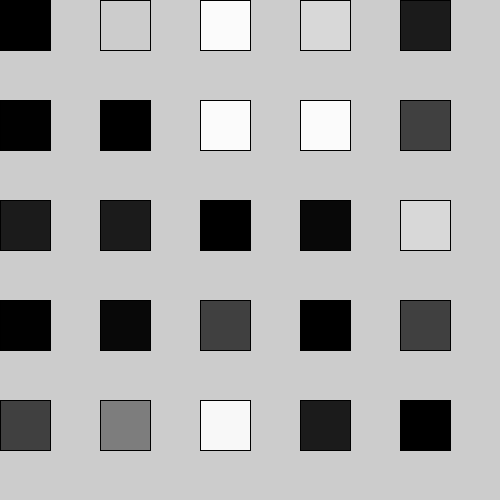
Frame 1 (no input)
Frame 2 (the mouse pressed at the canvas centre, redrawn once): identical to frame 1, image omitted

The Processing sketch that drew this single still picture (run headless with seeded random() and noise(); the mouse was pressed at the canvas centre and the sketch redrawn once):

// Processing sketch: Floyd_s_Alg
// ── Floyd_s_Alg.pde
final static int I = Integer.MAX_VALUE;

final int[][] W = {{0, 1, I, 1, 5},
              {9, 0, 3, 2, I},
              {I, I, 0, 4, I},
              {I, I, 2, 0, 3},
              {3, I, I, I, 0}};
int[][] D = new int[5][5];

void setup() {
  size(500, 500);
  noLoop();
  rectMode(CORNER);
}

void draw() {
  floyd(5, W, D);
}

// Floyd's algorithm that computes the lengths of the shortest paths.
// Implement this method. Use the pseudocode to help you.
public void floyd(int n, final int[][] W, int[][] D){
  int i, j, k;
  D = W;
  for(k = 0; k < n; k++ ) {
    for(i = 0; i < n; i++) {
      for(j = 0; j < n; j++) {
        if(D[i][k] == I || D[k][j] == I) {
          D[i][j] = D[i][j];
        }
        else {
          D[i][j] = min(D[i][j], D[i][k] + D[k][j]);
        }
      }
    }
    System.out.println();
    printArr(5, D);
    displayArr(5, D); 
  }
}
  
// Helper method that prints an array.
private void printArr(int n, int[][] arr) {
  for(int i = 0; i < n; i++) {
    System.out.print("[");
    for(int j = 0; j < n; j++) {
      if(arr[i][j] >= I)
        System.out.print("I" + " ");
      else
        System.out.print(arr[i][j] + " ");
    }
    System.out.println("]");
    
  }
}

void displayArr(int n, int[][] arr) {
  clear();
  for(int i = 0; i < n; i++) {
    for(int j = 0; j < n; j++) {
      
        push();
        translate(i*50, j*50);
        //if(arr[i][j] == I) {
        //  fill(0,0);
        //}
        //else {
        fill(arr[i][j]*arr[i][j]*arr[i][j]);
        //}
        rect(i*50,j*50, 50, 50);
        //text(arr[i][j],i,95);
        pop();
    }
  }
}
